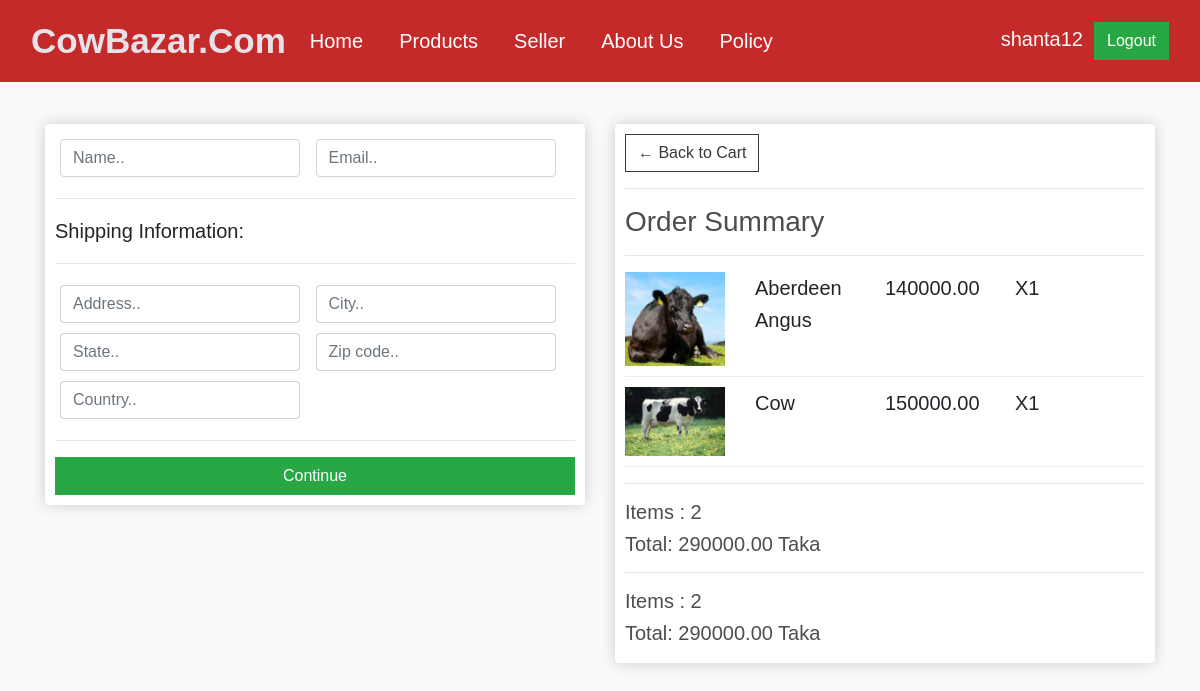
/checkout/ (signed in), run on an earlier commit of the app's database.
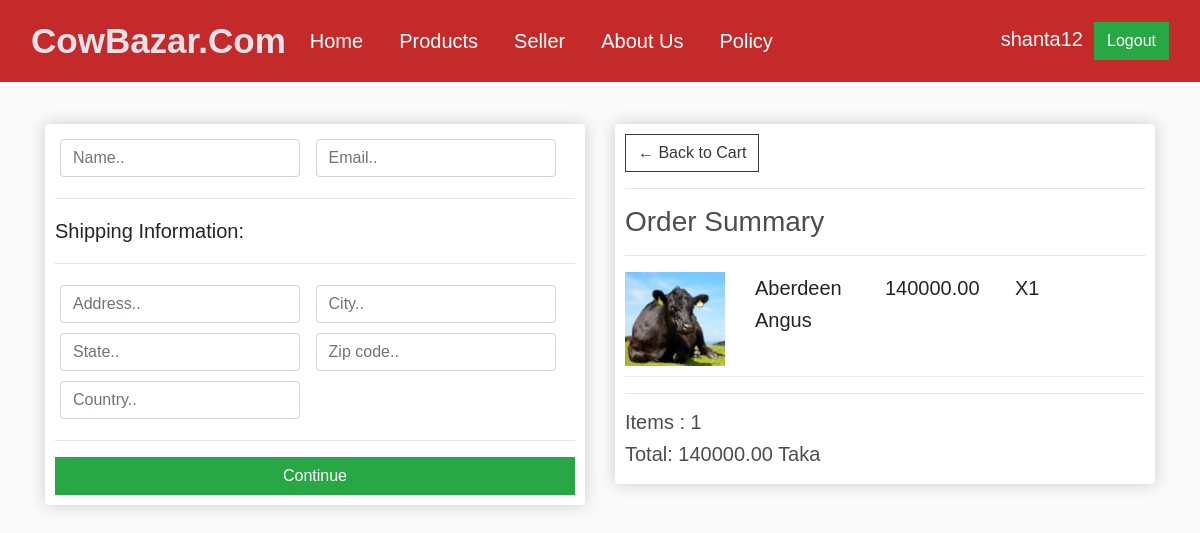
And on a later commit of the database.
### home/models.py (models this page shows, shortened)
class Animal(models.Model):
    user = models.ForeignKey(User, on_delete=models.SET_NULL, null=True, blank=True)
    Animal_name = models.CharField(max_length=100)
    Animal_Weight = models.DecimalField(max_digits=10, decimal_places=2)
    Animal_Prize = models.DecimalField(max_digits=10, decimal_places=2)
    Animal_Farm = models.CharField(max_length=100, default='Unknown')
    Animal_color = models.CharField(max_length=100, default='Unknown')
    Animal_description = models.TextField()
    Animal_image = models.ImageField(upload_to='animal_images', default='')
    quantity = models.PositiveIntegerField(default=1)

### home/views.py (the view)
# urls.py: path('checkout/', views.checkout, name='checkout'),
def checkout(request):
    try:
        customer = request.user.customer
    except Customer.DoesNotExist:
        customer = None
    animals = Animal.objects.all()
    total_price = sum(animal.Animal_Prize for animal in animals)
    return render(request, 'checkout.html', {'customer': customer, 'animals': animals, 'total_price': total_price})

### home/templates/Checkout.html (shortened to what this page needs)
{% extends "base.html" %} {% load static %} {% block start %}
<div class="row">
    <div class="col-lg-6">
        <div class="box-element" id="form-wrapper">
            <form id="form">
                <div id="user-info">
                    <div class="form-field">
                        <input required class="form-control" type="text" name="name" placeholder="Name.." />
                    </div>
                    <div class="form-field">
                        <input required class="form-control" type="email" name="email" placeholder="Email.." />
                    </div>
                </div>
                <div id="shipping-info">
                    <hr />
                    <p>Shipping Information:</p>
                    <hr />
                    <div class="form-field">
                        <input class="form-control" type="text" name="address" placeholder="Address.." />
                    </div>
                    <div class="form-field">
                        <input class="form-control" type="text" name="city" placeholder="City.." />
                    </div>
                    <div class="form-field">
                        <input class="form-control" type="text" name="state" placeholder="State.." />
                    </div>
                    <div class="form-field">
                        <input class="form-control" type="text" name="zipcode" placeholder="Zip code.." />
                    </div>
                    <div class="form-field">
                        <input class="form-control" type="text" name="country" placeholder="Country.." />
                    </div>
                </div>
                <hr />
                <input id="form-button" class="btn btn-success btn-block" type="submit" value="Continue" />
            </form>
        </div>
        <br />
    </div>
    <div class="col-lg-6">
        <div class="box-element">
            <a class="btn btn-outline-dark" href="{% url 'cart' %}">&#x2190; Back to Cart</a>
            <hr />
            <h3>Order Summary</h3>
            <hr />
            {% for animal in animals %}
            <div class="cart-row">
                <div style="flex: 2">
                    <img class="row-image" src="{{ animal.Animal_image.url }}">
                </div>
                <div style="flex:2">{{ animal.Animal_name }}</div>
                <div style="flex: 2">{{ animal.Animal_Prize }} </div>
                <div style="flex: 2;">X{{ animal.quantity }}</div>
            </div>
            {% endfor %}
            <hr />
            <h5>Items : {{ animals|length }}</strong></h5>
            <h5>Total: {{ total_price }} Taka</h5>
        </div>
    </div>
</div>
{% endblock %}

What changed in the data, as far as the page shows it:
removed Animal: Animal_image (picture), Animal_name "Cow", Animal_Prize "150000.00", quantity "1", animals "2", total_price "290000.00"
computed for Animal "Aberdeen Angus": animals "2" → "1"; Animal_Prize "290000.00" → "140000.00"
